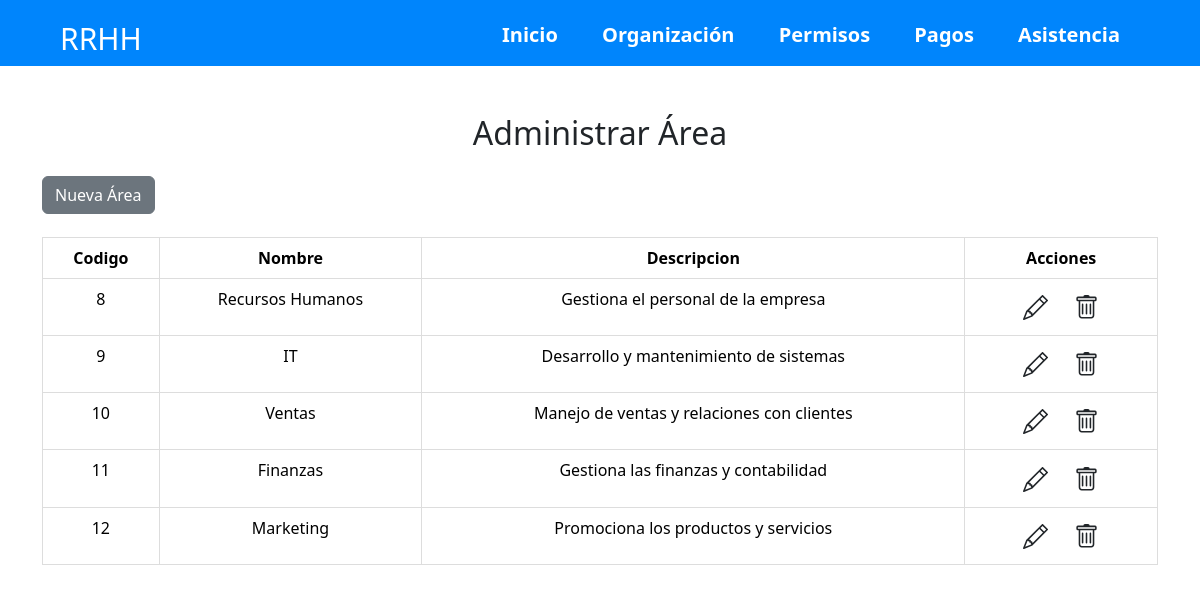
The app's page /administrador/Organizacion/areas, older data.
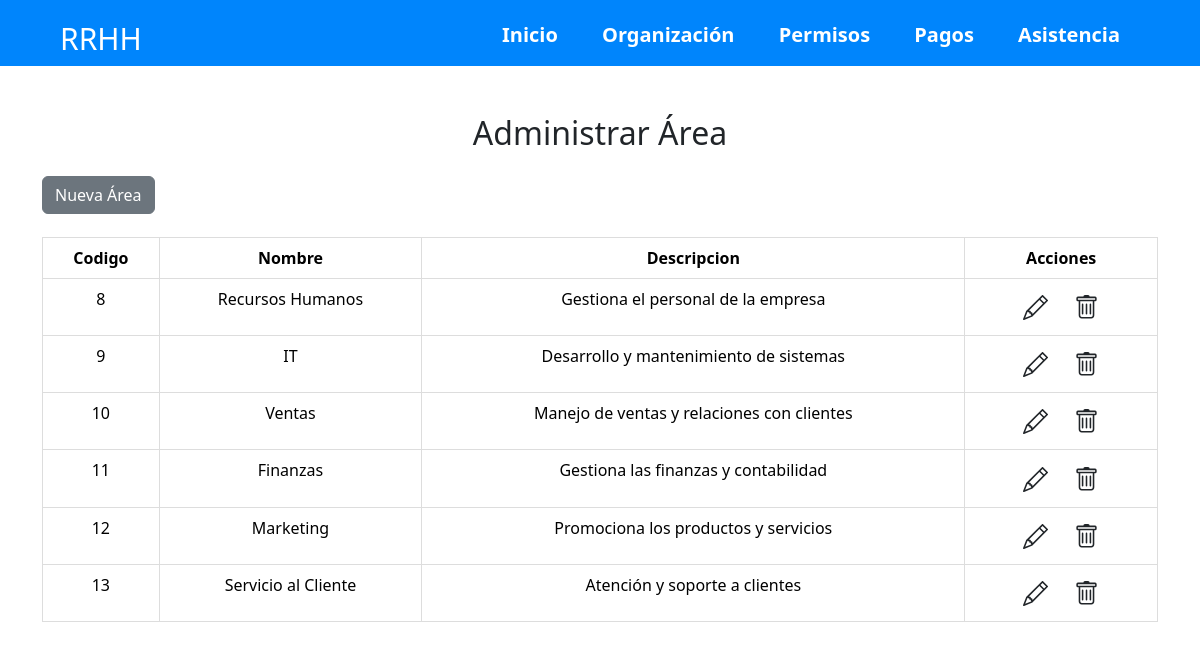
The same page, newer data.
### RRHH/models.py (models this page shows, shortened)
class Area(models.Model):
    id_area = models.AutoField(primary_key=True)
    nombre_area = models.CharField(max_length=50)
    descripcion_area = models.TextField(max_length=100)
    encargado = models.OneToOneField('Empleado', blank=True, null=True, on_delete=models.SET_NULL, related_name='area_encargada')

### RRHH/views.py (the view)
# urls.py: path('administrador/Organizacion/areas',AdministrarAreaView, name="AdministrarAreaView"),
def AdministrarAreaView(request):
    areas=Area.objects.all()
    data={
        'areas':areas
    }
    return render(request, "ADadministrarArea.html", data)

### RRHH/templates/ADadministrarArea.html (shortened to what this page needs)
<!DOCTYPE html>
<html lang="es">
<head>
    <link href="https://cdn.jsdelivr.net/npm/bootstrap@5.3.3/dist/css/bootstrap.min.css" rel="stylesheet">
    <link rel="stylesheet" href="https://cdn.jsdelivr.net/npm/bootstrap-icons@1.11.3/font/bootstrap-icons.min.css">
</head>
<body >
      <header>
        <nav>
            <h1>RRHH</h1>
            <ul>
                <li><a href="#">Inicio</a></li>
                <li><a href="/administrador/Organizacion">Organización</a></li>
                <li><a href="/administrador/permisos">Permisos</a></li>
                <li><a href="/administrador/pagos">Pagos</a></li>
                <li><a href="/administrador/asistencia">Asistencia</a></li>
            </ul>
        </nav>
    </header>
    <br><br>
    <div class="container ">
        <h2 class="text-center mb-4">Administrar Área</h2>
        <div>
            <a class="btn btn-secondary" role="button" href="/administrador/Organizacion/areas/gestionarArea">Nueva Área</a>
        </div>
        <table class="table">
            <thead>
                <tr>
                    <th>Codigo</th>
                    <th>Nombre</th>
                    <th>Descripcion</th>
                    <th>Acciones</th>
                </tr>
            </thead>
            <tbody>
                {% for area in areas %}
                <tr>
                    <td>{{area.id_area}}</td>
                    <td>{{area.nombre_area}}</td>
                    <td>{{area.descripcion_area}}</td>
                    <td>
                        {% if area.id_area %}
                        <a class="btn" role="button" href="{% url 'ModificarArea' area.id_area %}" style="background-color: white;">
                        {% endif %}
                        {% if area.id_area %}
                        <a class="btn" role="button" href="{% url 'EliminarArea' area.id_area %}" style="background-color: white;">
                         </a>
                         {% endif %}
                </td>
                {% endfor %}
            </tbody>
        </table>
    </div>
</body>
</html>

Row changes from the older to the newer data that the page shows:
added Area: id_area "13", nombre_area "Servicio al Cliente", descripcion_area "Atención y soporte a clientes"
